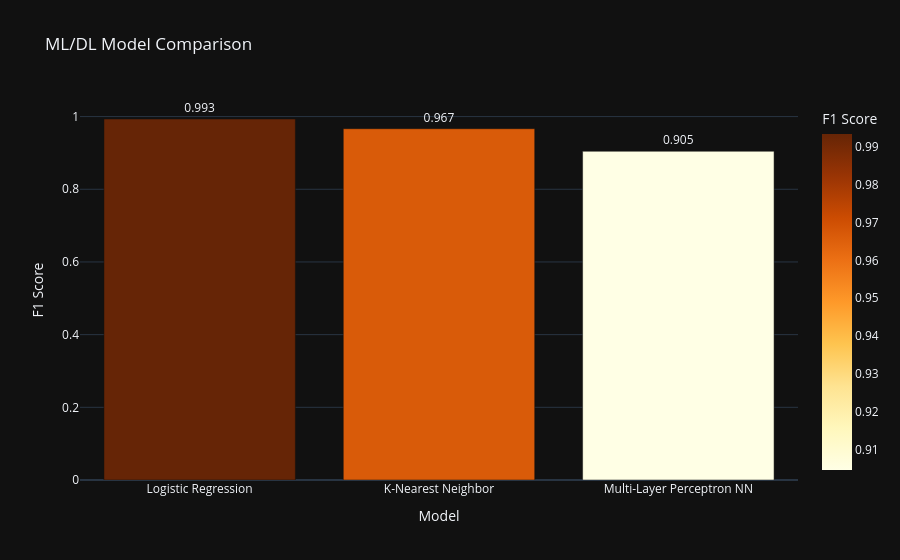

The notebook cell this image was saved under:
### Markdown cell above
## With the above results, I can see that the test loop (orange) remains pretty close to the trained (blue) line with some jaggedness after around 27 epochs. With the additional f1 score results, it is slightly above 90% in accuracy. This tells me it performed pretty well at predicting the risk category against unseen data. However, the question remains: Which model performed the best? Which model should be chosen to handle this particular task? To answer these questions, let's now compare the results and see how all 3 models stacked up.

### Code cell
# Now that I've tested out several models two from classical machine learning principles and one being a neural network built with PyTorch, let's see how the results stack up for all 3 side-by-side.
comb_scores = [lr_f1, knn_f1, mlp_f1_score]
df = pd.DataFrame({"Model": ["Logistic Regression", "K-Nearest Neighbor", "Multi-Layer Perceptron NN"], "F1 Score": [lr_f1, knn_f1, mlp_f1_score]})
results = px.bar(
    df,
    x="Model",
    y="F1 Score",
    color="F1 Score",
    text="F1 Score",
    template="plotly_dark",
    title="ML/DL Model Comparison",
    color_continuous_scale='ylorBr'
)

results.update_traces(
    texttemplate="%{text:.3f}",
    textposition="outside"
)

results.show()

### Figure 1 — Plotly figure (JSON) as saved in the notebook; plotly's stock layout.template omitted (floating-point values rounded to 4 significant figures)
{"data": [{"hovertemplate": "Model=%{x}<br>F1 Score=%{marker.color}<extra></extra>", "legendgroup": "", "marker": {"color": [0.9934, 0.9666, 0.9046], "coloraxis": "coloraxis", "pattern": {"shape": ""}}, "name": "", "orientation": "v", "showlegend": false, "text": [0.9934, 0.9666, 0.9046], "textposition": "outside", "texttemplate": "%{text:.3f}", "type": "bar", "x": ["Logistic Regression", "K-Nearest Neighbor", "Multi-Layer Perceptron NN"], "xaxis": "x", "y": [0.9934, 0.9666, 0.9046], "yaxis": "y"}], "layout": {"barmode": "relative", "coloraxis": {"colorbar": {"title": {"text": "F1 Score"}}, "colorscale": [[0, "rgb(255,255,229)"], [0.125, "rgb(255,247,188)"], [0.25, "rgb(254,227,145)"], [0.375, "rgb(254,196,79)"], [0.5, "rgb(254,153,41)"], [0.625, "rgb(236,112,20)"], [0.75, "rgb(204,76,2)"], [0.875, "rgb(153,52,4)"], [1, "rgb(102,37,6)"]]}, "legend": {"tracegroupgap": 0}, "title": {"text": "ML/DL Model Comparison"}, "xaxis": {"anchor": "y", "domain": [0, 1], "title": {"text": "Model"}}, "yaxis": {"anchor": "x", "domain": [0, 1], "title": {"text": "F1 Score"}}}}
